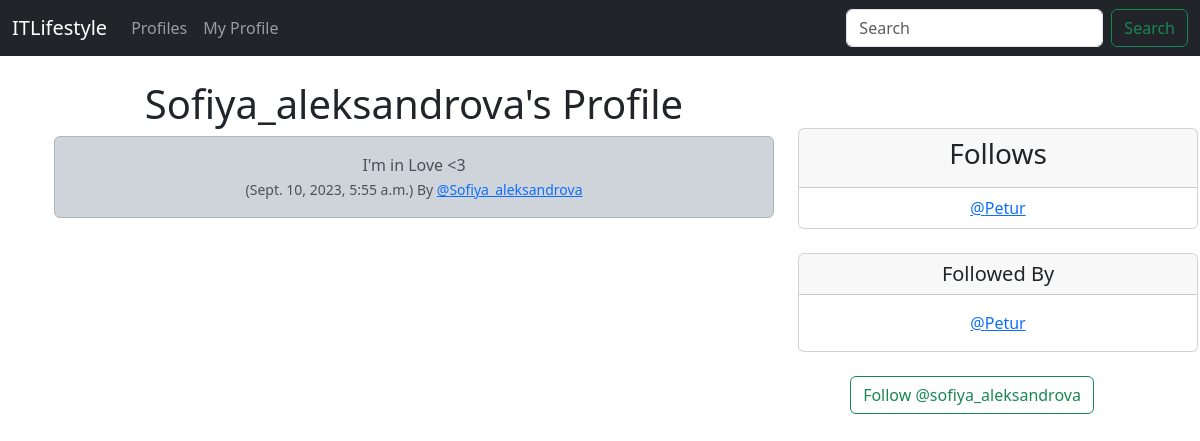
The app's page /profile/2 (signed in) with its own data.
### itlifestyle/models.py (models this page shows, shortened)
class Profile(models.Model):
    user = models.OneToOneField(User, on_delete=models.CASCADE)
    follows = models.ManyToManyField('self',
                                     related_name='followed_by',
                                     symmetrical=False,
                                     blank=True,
                                     )
    date_modified = models.DateTimeField(User, auto_now=True)
    def __str__(self):
        return self.user.username

class UserPost(models.Model):
    user = models.ForeignKey(
        User,
        related_name='post',
        on_delete=models.DO_NOTHING
    )
    body = models.CharField(max_length=200)
    created_at = models.DateTimeField(auto_now_add=True)

### itlifestyle/views.py (the view, shortened to what this page needs)
# urls.py: path('profile/<int:pk>', views.profile, name='profile'),
def profile(request, pk):
    if request.user.is_authenticated:
        user_profile = Profile.objects.get(user_id=pk)
        posts = UserPost.objects.filter(user_id=pk).order_by('-created_at')
        return render(request, 'profile.html', {'user_profile': user_profile, 'posts': posts})
    else:
        messages.success(request, 'You Must Be Logged In To View This Page!')
        return redirect('home')

### itlifestyle/templates/profile.html (shortened to what this page needs)
{% extends 'base.html' %}
{% block content %}
{% if user_profile %}
<div class="container text-center">
    <div class="row">
        <div class="col-8">
            <h1>{{ user_profile.user.username }}'s Profile</h1>
            {% for post in posts %}
            <div class="alert alert-dark" role="alert">
                {{ post.body }}<br/>
                <small class="text-muted">
                    ({{ post.created_at }}) By
                    <a href="{% url 'profile' post.user.id %}">@{{ post.user.username }}</a>
                </small>
            </div>
            <br/>
            {% endfor %}
        </div>
        <br/>
        <div class="col-4">
            <br/><br/>
            <div class="card" style="width: 25rem;">
                <div class="card-header">
                    <h3>
                        Follows
                    </h3>
                </div>
                <ul class="list-group list-group-flush">
                    {% for following in user_profile.follows.all %}
                    {% if following != user_profile %}
                    <li class="list-group-item"><a href="{% url 'profile' following.user.id %}">@{{ following }}</a>
                    </li>
                    {% endif %}
                    {% endfor %}
                </ul>
            </div>
            <br/>
            <div class="card" style="width: 25rem;">
                <h5 class="card-header">Followed By</h5>
                <div class="card-body">
                    <p class="card-text">
                        {% for following in user_profile.followed_by.all %}
                        {% if following != user_profile %}
                        <a href="{% url 'profile' following.user.id %}">@{{ following }}</a>
                        <br/>
                        {% endif %}
                        {% endfor %}
                    </p>
                </div>
            </div>
            <br/>
            <form method=POST>
                {% if user_profile in user.profile.follows.all %}
                <button class="btn btn-outline-danger" name="follow" value="unfollow" type="submit">
                    Unfollow @{{ user_profile.user.username|lower }}
                </button>
                {% else %}
                <button class="btn btn-outline-success" name="follow" value="follow" type="submit">
                    Follow @{{ user_profile.user.username|lower }}
                </button>
                {% endif %}
            </form>
            <br/>
        </div>
    </div>
</div>
{% endif %}
{% endblock %}

### records on screen
Profile: user.username "Sofiya_aleksandrova", user.username "sofiya_aleksandrova"
UserPost: body "I'm in Love <3", created_at "Sept. 10, 2023, 5:55 a.m.", user.username "Sofiya_aleksandrova"
Profile: user.username "Petur"
